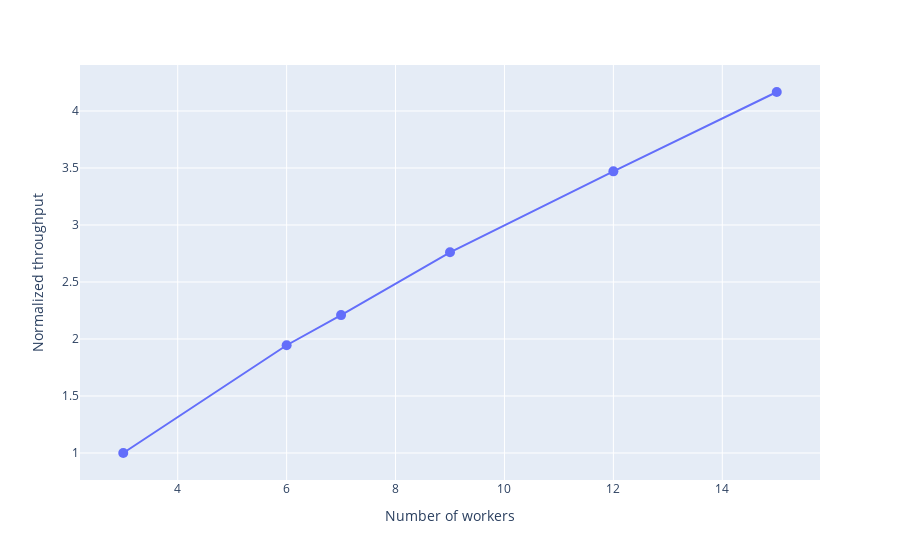

The cell this chart's notebook holds for it:
### Code cell
# Plot BOOM scalability
import os

import plotly.graph_objects as go

normalized_throughput = (
    df_kowalski["wall_time_s"].max()
    / df_kowalski["wall_time_s"]
)

fig = go.Figure()
fig.add_trace(
    go.Scatter(
        x=df_kowalski["n_workers"],
        y=normalized_throughput,
        mode="markers+lines",
        marker=dict(size=10),
    )
)
fig.update_layout(
    xaxis_title="Number of workers",
    yaxis_title="Normalized throughput",
    title=None,
)
# Shrink top margin
fig.update_layout(margin=dict(t=65))
os.makedirs("paper/figures", exist_ok=True)
fig.write_image("paper/figures/kowalski-scaling.png", width=800, height=600)
fig

### Figure 1 — Plotly figure (JSON) as saved in the notebook; plotly's stock layout.template omitted (floating-point values rounded to 4 significant figures)
{"data": [{"marker": {"size": 10}, "mode": "markers+lines", "type": "scatter", "x": [3, 6, 7, 9, 12, 15], "y": [1.0, 1.945, 2.209, 2.761, 3.47, 4.167]}], "layout": {"margin": {"t": 65}, "title": {}, "xaxis": {"title": {"text": "Number of workers"}}, "yaxis": {"title": {"text": "Normalized throughput"}}}}
